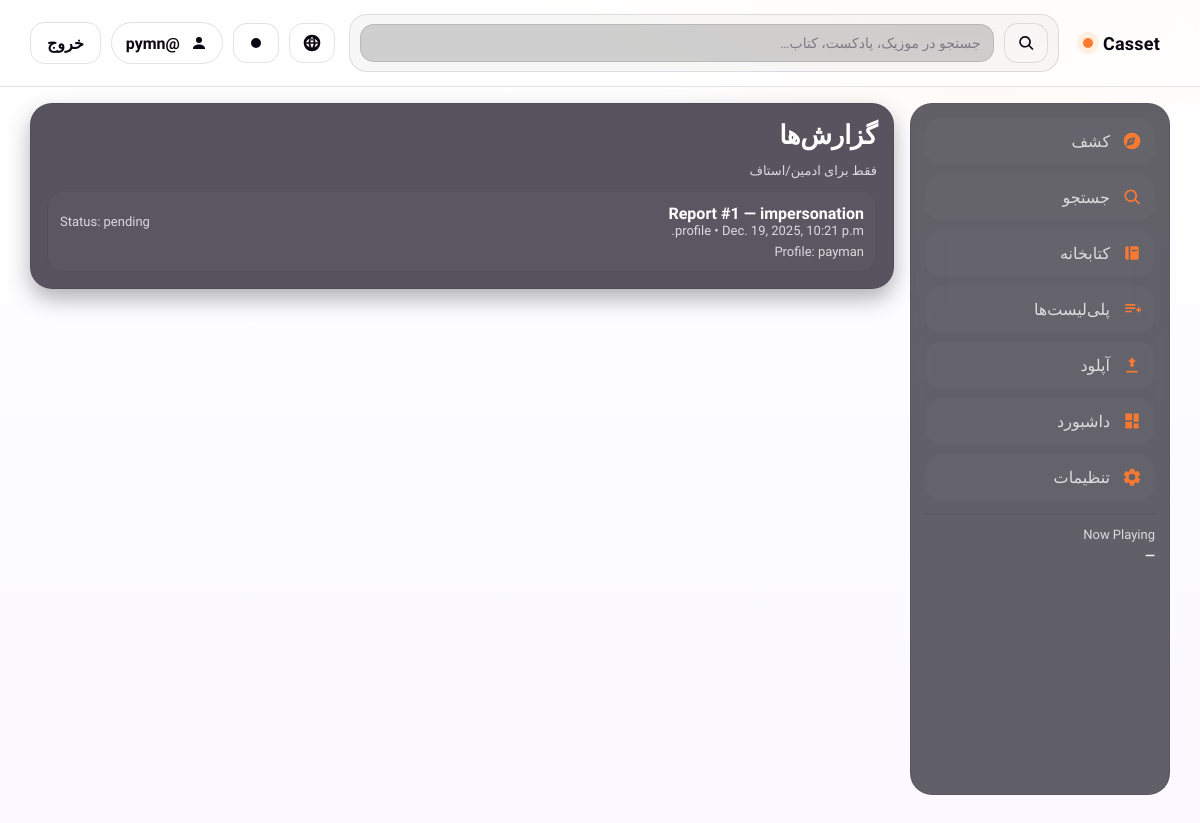
Page /moderation/reports/ (signed in) on the committed database.
### moderation/models.py (models this page shows, shortened)
class Report(models.Model):
    class TargetType(models.TextChoices):
        TRACK = 'track', 'Track'
        PROFILE = 'profile', 'Profile'
    class Reason(models.TextChoices):
        IMPERSONATION = 'impersonation', 'Impersonation / Username claim'
        COPYRIGHT = 'copyright', 'Copyright'
        SPAM = 'spam', 'Spam / Fake activity'
        ABUSE = 'abuse', 'Abuse / Harassment'
        OTHER = 'other', 'Other'
    class Status(models.TextChoices):
        PENDING = 'pending', 'Pending'
        REVIEWED = 'reviewed', 'Reviewed'
        ACTIONED = 'actioned', 'Actioned'
        REJECTED = 'rejected', 'Rejected'
    reporter = models.ForeignKey(settings.AUTH_USER_MODEL, on_delete=models.SET_NULL, null=True, blank=True, related_name='reports_made')
    target_type = models.CharField(max_length=16, choices=TargetType.choices)
    track = models.ForeignKey('tracks.Track', on_delete=models.CASCADE, null=True, blank=True, related_name='reports')
    target_user = models.ForeignKey(settings.AUTH_USER_MODEL, on_delete=models.CASCADE, null=True, blank=True, related_name='reports_received')
    reported_username = models.CharField(max_length=150, blank=True)
    reason = models.CharField(max_length=32, choices=Reason.choices)
    details = models.TextField(blank=True)
    status = models.CharField(max_length=16, choices=Status.choices, default=Status.PENDING)
    admin_note = models.TextField(blank=True)
    reviewed_by = models.ForeignKey(settings.AUTH_USER_MODEL, on_delete=models.SET_NULL, null=True, blank=True, related_name='reports_reviewed')
    created_at = models.DateTimeField(auto_now_add=True)
    reviewed_at = models.DateTimeField(null=True, blank=True)
    class Meta:
        indexes = [models.Index(fields=['target_type','status','created_at'])]

### moderation/views.py (the view)
# urls.py: path('moderation/reports/', views.report_queue, name='moderation_report_queue'),
def report_queue(request):
    _staff_required(request)
    qs = Report.objects.all().select_related('reporter','track','target_user').order_by('-created_at')
    return render(request, 'moderation/report_queue.html', {'reports': qs[:200]})

### moderation/views.py (called while the page is built)
def _staff_required(request):
    if not request.user.is_authenticated or not request.user.is_staff:
        raise Http404

### templates/moderation/report_queue.html (shortened to what this page needs)
{% extends "base.html" %}
{% block content %}
<div class="card">
  <h1>گزارش‌ها</h1>
  <p class="muted small">فقط برای ادمین/استاف</p>
  <div class="list">
    {% for r in reports %}
      <div class="item" style="flex-direction:column;align-items:stretch">
        <div style="display:flex;justify-content:space-between;gap:12px;align-items:center">
          <div>
            <div style="font-weight:900">Report #{{ r.id }} — {{ r.reason }}</div>
            <div class="muted small">{{ r.target_type }} • {{ r.created_at }}</div>
          </div>
          <div class="muted small">Status: {{ r.status }}</div>
        </div>
        {% if r.target_user %}
          <div class="muted small" style="margin-top:6px">Profile: {{ r.target_user.username }}</div>
        {% endif %}
      </div>
    {% empty %}
      <div class="item"><span class="muted">گزارشی ثبت نشده.</span></div>
    {% endfor %}
  </div>
</div>
{% endblock %}

### templates/base.html (shortened to what this page needs)
{% load static %}
<!doctype html>
<html lang="fa" dir="rtl" data-theme="dark">
<head>
  <link rel="stylesheet" href="{% static 'app.css' %}" />
</head>
<body>
  <header class="topbar">
    <div class="topbar__inner">
      <a class="brand" href="/" aria-label="Casset">
        <span class="brand__name">Casset</span><span class="brand__dot" aria-hidden="true"></span>
      </a>
      <form class="search" action="/search/" method="get" role="search">
        <button class="iconbtn iconbtn--ghost" type="submit" aria-label="جستجو">
          <svg class="icon"><use href="#i-search"/></svg>
        </button>
        <input class="search__input" type="search" name="q" placeholder="جستجو در موزیک، پادکست، کتاب…" autocomplete="off">
      </form>
      <div class="topbar__actions">
        <button class="iconbtn" type="button" id="langToggle" aria-label="Language"><svg class="icon"><use href="#i-lang"/></svg></button><button class="iconbtn iconbtn--ghost" id="themeToggle" type="button" aria-label="تغییر تم">
          <svg class="icon" id="themeIcon"><use href="#i-moon"/></svg>
        </button>
        {% if request.user.is_authenticated %}
          <a class="chip" href="/@{{ request.user.username }}/" title="پروفایل">
            <svg class="icon"><use href="#i-user"/></svg>
            <span class="chip__text">@{{ request.user.username }}</span>
          </a>
          <a class="btn btn--ghost" href="/logout/">خروج</a>
        {% else %}
          <a class="btn btn--ghost" href="/login/">ورود</a>
          <a class="btn btn--primary" href="/register/">ثبت‌نام</a>
        {% endif %}
      </div>
    </div>
  </header>
  <div class="appshell">
    <aside class="sidebar" aria-label="Sidebar">
      <nav class="sidenav">
        <a class="sidenav__link" href="/discover/"><svg class="icon"><use href="#i-compass"/></svg><span>کشف</span></a>
        <a class="sidenav__link" href="/search/"><svg class="icon"><use href="#i-search"/></svg><span>جستجو</span></a>
        <a class="sidenav__link" href="/library/"><svg class="icon"><use href="#i-library"/></svg><span>کتابخانه</span></a>
        <a class="sidenav__link" href="/library/#playlists"><svg class="icon"><use href="#i-playlist"/></svg><span>پلی‌لیست‌ها</span></a>
        <a class="sidenav__link" href="/upload/"><svg class="icon"><use href="#i-upload"/></svg><span>آپلود</span></a>
        {% if request.user.is_authenticated %}
          <a class="sidenav__link" href="/dashboard/"><svg class="icon"><use href="#i-dashboard"/></svg><span>داشبورد</span></a>
          <a class="sidenav__link" href="/settings/"><svg class="icon"><use href="#i-settings"/></svg><span>تنظیمات</span></a>
        {% endif %}
      </nav>
      <div class="sidebar__hint">
        <div class="muted small">Now Playing</div>
        <div class="sidebar__np" id="sidebarNowPlaying">—</div>
      </div>
    </aside>
    <main id="main" class="page">
      {% block content %}{% endblock %}
    </main>
  </div>
</body>
</html>

### templates/base.html (style rules this page uses)
html[data-theme="light"] { --text: #ffffff; --muted: rgba(255,255,255,.78); }
html[data-theme="light"] .topbar, html[data-theme="light"] .topbar .brand__name, html[data-theme="light"] .topbar .chip__text, html[data-theme="light"] .topbar a, html[data-theme="light"] .topbar button, html[data-theme="light"] .topbar input { color:#0a0712 !important; }
html[data-theme="light"] .topbar .icon { fill:#0a0712 !important; }

### rows in the picture
Report: id "1", reason "impersonation", target_type "profile", created_at "Dec. 19, 2025, 10:21 p.m.", status "pending", target_user.username "payman"

### other values in the picture
{{ request.user.username }} "pymn"
